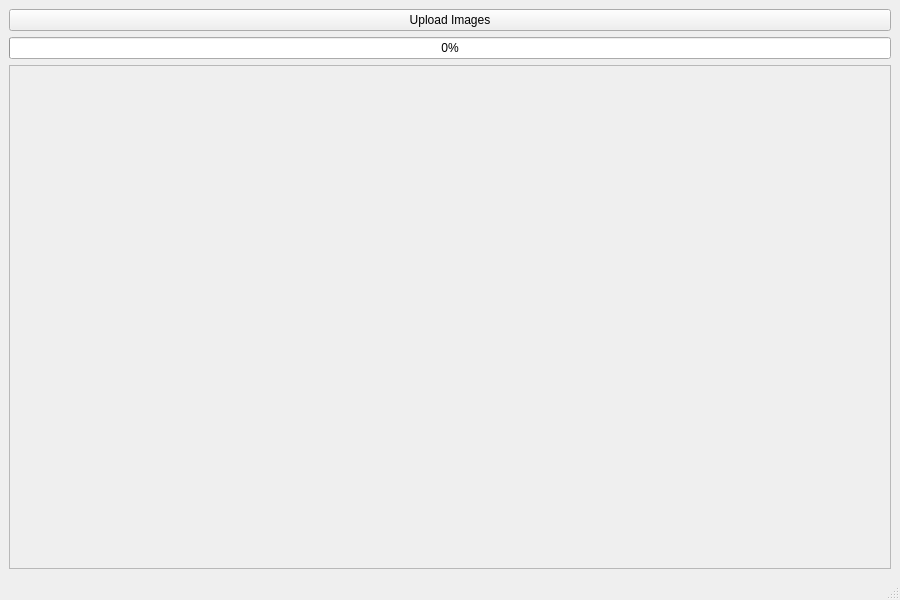
<?xml version="1.0" encoding="UTF-8"?>
<ui version="4.0">
 <class>MainWindow</class>
 <widget class="QMainWindow" name="MainWindow">
  <property name="geometry">
   <rect>
    <x>0</x>
    <y>0</y>
    <width>900</width>
    <height>600</height>
   </rect>
  </property>
  <property name="windowTitle">
   <string>Distributed OCR Client</string>
  </property>
  <widget class="QWidget" name="centralwidget">
   <layout class="QVBoxLayout" name="verticalLayout_root">
    <item>
     <widget class="QPushButton" name="uploadButton">
      <property name="text">
       <string>Upload Images</string>
      </property>
     </widget>
    </item>
    <item>
     <widget class="QProgressBar" name="progressBar">
      <property name="minimum">
       <number>0</number>
      </property>
      <property name="maximum">
       <number>100</number>
      </property>
      <property name="value">
       <number>0</number>
      </property>
      <property name="textVisible">
       <bool>true</bool>
      </property>
     </widget>
    </item>
    <item>
     <widget class="QScrollArea" name="scrollArea">
      <property name="widgetResizable">
       <bool>true</bool>
      </property>
      <widget class="QWidget" name="scrollAreaWidgetContents">
       <property name="geometry">
        <rect>
         <x>0</x>
         <y>0</y>
         <width>860</width>
         <height>480</height>
        </rect>
       </property>
       <layout class="QVBoxLayout" name="verticalLayout_images"/>
      </widget>
     </widget>
    </item>
   </layout>
  </widget>
  <widget class="QMenuBar" name="menubar"/>
  <widget class="QStatusBar" name="statusbar"/>
 </widget>
 <resources/>
 <connections/>
</ui>
